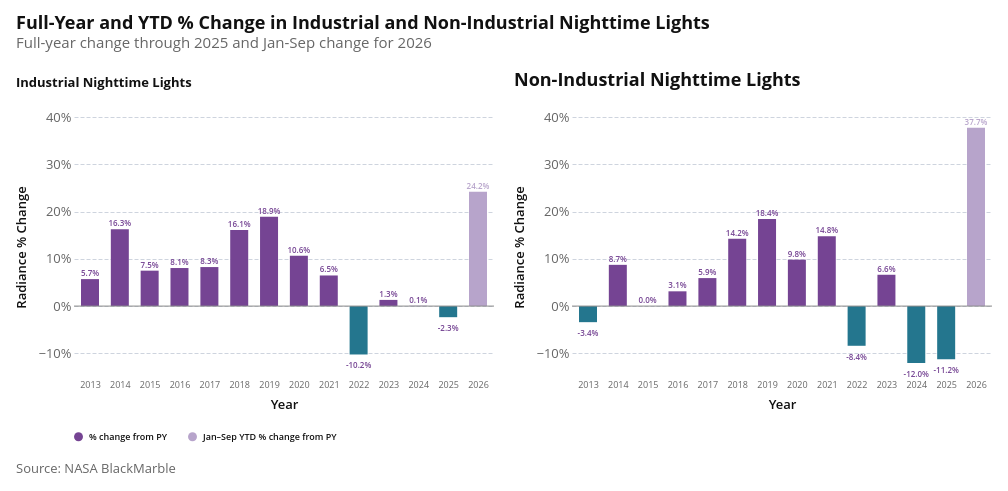

Write notebook code for a chart like this one.
### Markdown cell above
### 2.2 Full-Year and Year-to-Date % Change in Industrial vs Non-Industrial Areas

### Code cell
# Fig 2.2: Percentage Change in Industrial vs Non-Industrial Areas
REPORT_MAX_MONTH = max_month
ntl_corrected_report = prepare_ntl_corrected(ntl_monthly_adm0, REPORT_MAX_MONTH)
annual_ind_report = prepare_annual_yoy_with_partial(
    ntl_annual_adm0, ntl_corrected_report, "ntl_ind_5km_sum"
)
annual_noind_report = prepare_annual_yoy_with_partial(
    ntl_annual_adm0, ntl_corrected_report, "ntl_noind_5km_sum"
)


def annual_pct_chart_data(df, zone):
    full = (
        df[["year", "pct_change_full_year"]]
        .dropna()
        .query("year < @current_year")
        .rename(columns={"pct_change_full_year": "pct_change"})
        .assign(zone=zone, series="% change from PY")
    )
    partial = (
        df.loc[df["year"].eq(current_year), ["year", "pct_change_9months"]]
        .dropna()
        .rename(columns={"pct_change_9months": "pct_change"})
        .assign(zone=zone, series="Jan–Sep YTD % change from PY")
    )
    return pd.concat([full, partial], ignore_index=True).assign(
        label=lambda d: d["pct_change"].map(lambda v: f"{v:.1f}%"),
        sign=lambda d: np.where(d["pct_change"] >= 0, "increase", "decrease"),
    )


annual_industrial_chart_data = pd.concat(
    [
        annual_pct_chart_data(annual_ind_report, "Industrial Nighttime Lights"),
        annual_pct_chart_data(annual_noind_report, "Non-Industrial Nighttime Lights"),
    ],
    ignore_index=True,
)
write_ntl_sheet(annual_industrial_chart_data, "fig_2_2_ind_nonind_yoy")

annual_base = alt.Chart(
    annual_industrial_chart_data.assign(
        date=lambda d: pd.to_datetime(d["year"].astype(str), format="%Y")
    )
).encode(
    x=alt.X(
        "date:T",
        title="Year",
        axis=alt.Axis(
            format="%Y", labelFontSize=9, tickCount={"interval": "year", "step": 1}
        ),
        scale=alt.Scale(nice=False, padding=16),
    ),
    y=alt.Y(
        "pct_change:Q",
        title="Radiance % Change",
        axis=alt.Axis(labelExpr="format(datum.value, '~g') + '%'"),
    ),
    color=alt.Color(
        "series:N",
        title="",
        scale=alt.Scale(
            domain=["% change from PY", "Jan–Sep YTD % change from PY"],
            range=["#754493", "#B7A4CB"],
        ),
        legend=alt.Legend(labelFontSize=9, symbolSize=80),
    ),
    tooltip=[
        alt.Tooltip("zone:N", title="Series"),
        alt.Tooltip("year(date):T", title="Year", format="%Y"),
        alt.Tooltip("series:N", title="Measure"),
        alt.Tooltip("pct_change:Q", format="+.1f", title="% Change"),
    ],
)

bars = annual_base.mark_bar(size=18).encode(
    color=alt.condition(
        alt.datum.pct_change < 0,
        alt.value("#24768E"),
        alt.Color(
            "series:N",
            scale=alt.Scale(
                domain=["% change from PY", "Jan–Sep YTD % change from PY"],
                range=["#754493", "#B7A4CB"],
            ),
            legend=alt.Legend(labelFontSize=9, symbolSize=80),
        ),
    )
)
labels = annual_base.mark_text(
    fontSize=8, color="#666666", dy=alt.expr("datum.pct_change >= 0 ? -5 : 12")
).encode(text="label:N")
zero = (
    alt.Chart(pd.DataFrame({"zero": [0]})).mark_rule(color="#8A8A8A").encode(y="zero:Q")
)

ind_chart = (
    bars.transform_filter(alt.datum.zone == "Industrial Nighttime Lights")
    + labels.transform_filter(alt.datum.zone == "Industrial Nighttime Lights")
    + zero
).properties(
    width=420,
    height=260,
    title=alt.Title(text="Industrial Nighttime Lights", fontSize=13, anchor="start"),
)
noind_chart = (
    bars.transform_filter(alt.datum.zone == "Non-Industrial Nighttime Lights")
    + labels.transform_filter(alt.datum.zone == "Non-Industrial Nighttime Lights")
    + zero
).properties(
    width=420,
    height=260,
    title=alt.Title(text="Non-Industrial Nighttime Lights"),
)

chart = (
    alt.hconcat(ind_chart, noind_chart)
    .resolve_scale(y="shared")
    .properties(
        title=alt.Title(
            text="Full-Year and YTD % Change in Industrial and Non-Industrial Nighttime Lights",
            subtitle=f"Full-year change through {prev_year} and Jan-Sep change for {current_year}",
        )
    )
)
chart = az.add_caption(chart, "Source: NASA BlackMarble")
# chart.save(NTL_REPORT_DIR / "fig-2-2-industrial-nonindustrial-yoy.png", scale_factor=3)
chart

### Figure 1 — Vega-Lite specification as saved in the notebook (floating-point values rounded to 4 significant figures)
{"config": {"background": "white", "padding": 15, "mark": {"tooltip": true, "color": "#34A7F2"}, "point": {"filled": true, "size": 60, "stroke": "white", "strokeWidth": 1}, "circle": {"filled": true, "stroke": "white", "strokeWidth": 1}, "square": {"filled": true, "stroke": "white", "strokeWidth": 1}, "line": {"strokeWidth": 4, "strokeCap": "round", "strokeJoin": "round"}, "bar": {"cornerRadiusEnd": 0}, "text": {"font": "Open Sans, sans-serif", "fontSize": 13, "fontWeight": 600, "lineHeight": 16, "color": "#111111"}, "area": {"opacity": 0.7}, "arc": {"stroke": "white", "strokeWidth": 1}, "rect": {"stroke": "#8A969F", "strokeWidth": 0.5}, "geoshape": {"stroke": "#666666", "strokeWidth": 0.3, "strokeJoin": "round", "strokeCap": "round"}, "title": {"font": "Open Sans, sans-serif", "fontSize": 18, "fontWeight": 700, "lineHeight": 22, "color": "#111111", "anchor": "start", "offset": 21, "subtitleFont": "Open Sans, sans-serif", "subtitleFontSize": 15, "subtitleFontWeight": 400, "subtitleLineHeight": 18, "subtitleColor": "#666666", "subtitlePadding": 3}, "axis": {"domain": false, "grid": true, "gridColor": "#CED4DE", "gridDash": [4, 2], "gridWidth": 1, "labelFont": "Open Sans, sans-serif", "labelFontSize": 13, "labelFontWeight": 400, "labelColor": "#666666", "labelPadding": 3, "tickColor": "#CED4DE", "tickSize": 5, "tickCount": 5, "titleFont": "Open Sans, sans-serif", "titleFontSize": 13, "titleFontWeight": 600, "titleColor": "#111111", "titlePadding": 9}, "axisX": {"grid": false, "tickSize": 0, "labelAngle": 0}, "axisY": {"domain": false, "ticks": false, "gridColor": "#CED4DE", "gridDash": [4, 2], "gridWidth": 1}, "axisQuantitative": {"tickCount": 5}, "axisBand": {"labelPadding": 6, "tickSize": 0}, "axisTemporal": {"grid": false}, "legend": {"labelFont": "Open Sans, sans-serif", "labelFontSize": 13, "labelFontWeight": 600, "labelColor": "#111111", "titleFont": "Open Sans, sans-serif", "titleFontSize": 13, "titleFontWeight": 600, "titleColor": "#111111", "titlePadding": 3, "symbolSize": 196, "symbolStrokeWidth": 0, "padding": 0, "offset": 21, "columnPadding": 21, "rowPadding": 6, "labelOffset": 6, "orient": "bottom", "labelLimit": 200, "titleLimit": 400, "layout": {"bottom": {"direction": "vertical", "anchor": "start"}}}, "view": {"stroke": null, "continuousWidth": 600, "continuousHeight": 400}, "range": {"category": ["#34A7F2", "#FF9800", "#664AB6", "#4EC2C0", "#F3578E", "#081079", "#0C7C68", "#AA0000", "#DDDA21"], "diverging": ["#920000", "#BD6126", "#E3A763", "#EFEFEF", "#80BDE7", "#3587C3", "#025288"], "heatmap": ["#E3F6FD", "#75CCEC", "#089BD4", "#0169A1", "#023B6F"], "ordinal": ["#E3F6FD", "#75CCEC", "#089BD4", "#0169A1", "#023B6F"], "ramp": ["#E3F6FD", "#75CCEC", "#089BD4", "#0169A1", "#023B6F"]}, "scale": {"bandPaddingInner": 0.2, "bandPaddingOuter": 0.1, "pointPadding": 0.5}, "header": {"labelFont": "Open Sans, sans-serif", "labelFontSize": 13, "labelFontWeight": 600, "labelColor": "#111111", "titleFont": "Open Sans, sans-serif", "titleFontSize": 15, "titleFontWeight": 600, "titleColor": "#111111"}, "concat": {"spacing": 18}, "facet": {"spacing": 18}, "selection": {"point": {"on": "click", "clear": "dblclick"}, "interval": {"mark": {"fill": "#0071BC", "fillOpacity": 0.15, "stroke": "#0071BC", "strokeWidth": 1}}}}, "vconcat": [{"hconcat": [{"layer": [{"mark": {"type": "bar", "size": 18}, "encoding": {"color": {"condition": {"test": "(datum.pct_change < 0)", "value": "#24768E"}, "field": "series", "legend": {"labelFontSize": 9, "symbolSize": 80}, "scale": {"domain": ["% change from PY", "Jan–Sep YTD % change from PY"], "range": ["#754493", "#B7A4CB"]}, "type": "nominal"}, "tooltip": [{"field": "zone", "title": "Series", "type": "nominal"}, {"field": "date", "format": "%Y", "timeUnit": "year", "title": "Year", "type": "temporal"}, {"field": "series", "title": "Measure", "type": "nominal"}, {"field": "pct_change", "format": "+.1f", "title": "% Change", "type": "quantitative"}], "x": {"axis": {"format": "%Y", "labelFontSize": 9, "tickCount": {"interval": "year", "step": 1}}, "field": "date", "scale": {"nice": false, "padding": 16}, "title": "Year", "type": "temporal"}, "y": {"axis": {"labelExpr": "format(datum.value, '~g') + '%'"}, "field": "pct_change", "title": "Radiance % Change", "type": "quantitative"}}, "transform": [{"filter": "(datum.zone === 'Industrial Nighttime Lights')"}]}, {"mark": {"type": "text", "color": "#666666", "dy": {"expr": "datum.pct_change >= 0 ? -5 : 12"}, "fontSize": 8}, "encoding": {"color": {"field": "series", "legend": {"labelFontSize": 9, "symbolSize": 80}, "scale": {"domain": ["% change from PY", "Jan–Sep YTD % change from PY"], "range": ["#754493", "#B7A4CB"]}, "title": "", "type": "nominal"}, "text": {"field": "label", "type": "nominal"}, "tooltip": [{"field": "zone", "title": "Series", "type": "nominal"}, {"field": "date", "format": "%Y", "timeUnit": "year", "title": "Year", "type": "temporal"}, {"field": "series", "title": "Measure", "type": "nominal"}, {"field": "pct_change", "format": "+.1f", "title": "% Change", "type": "quantitative"}], "x": {"axis": {"format": "%Y", "labelFontSize": 9, "tickCount": {"interval": "year", "step": 1}}, "field": "date", "scale": {"nice": false, "padding": 16}, "title": "Year", "type": "temporal"}, "y": {"axis": {"labelExpr": "format(datum.value, '~g') + '%'"}, "field": "pct_change", "title": "Radiance % Change", "type": "quantitative"}}, "transform": [{"filter": "(datum.zone === 'Industrial Nighttime Lights')"}]}, {"data": {"name": "data-42990c68f268a11fa16682fcd3437a6f"}, "mark": {"type": "rule", "color": "#8A8A8A"}, "encoding": {"y": {"field": "zero", "type": "quantitative"}}}], "height": 260, "title": {"text": "Industrial Nighttime Lights", "anchor": "start", "fontSize": 13}, "width": 420}, {"layer": [{"mark": {"type": "bar", "size": 18}, "encoding": {"color": {"condition": {"test": "(datum.pct_change < 0)", "value": "#24768E"}, "field": "series", "legend": {"labelFontSize": 9, "symbolSize": 80}, "scale": {"domain": ["% change from PY", "Jan–Sep YTD % change from PY"], "range": ["#754493", "#B7A4CB"]}, "type": "nominal"}, "tooltip": [{"field": "zone", "title": "Series", "type": "nominal"}, {"field": "date", "format": "%Y", "timeUnit": "year", "title": "Year", "type": "temporal"}, {"field": "series", "title": "Measure", "type": "nominal"}, {"field": "pct_change", "format": "+.1f", "title": "% Change", "type": "quantitative"}], "x": {"axis": {"format": "%Y", "labelFontSize": 9, "tickCount": {"interval": "year", "step": 1}}, "field": "date", "scale": {"nice": false, "padding": 16}, "title": "Year", "type": "temporal"}, "y": {"axis": {"labelExpr": "format(datum.value, '~g') + '%'"}, "field": "pct_change", "title": "Radiance % Change", "type": "quantitative"}}, "transform": [{"filter": "(datum.zone === 'Non-Industrial Nighttime Lights')"}]}, {"mark": {"type": "text", "color": "#666666", "dy": {"expr": "datum.pct_change >= 0 ? -5 : 12"}, "fontSize": 8}, "encoding": {"color": {"field": "series", "legend": {"labelFontSize": 9, "symbolSize": 80}, "scale": {"domain": ["% change from PY", "Jan–Sep YTD % change from PY"], "range": ["#754493", "#B7A4CB"]}, "title": "", "type": "nominal"}, "text": {"field": "label", "type": "nominal"}, "tooltip": [{"field": "zone", "title": "Series", "type": "nominal"}, {"field": "date", "format": "%Y", "timeUnit": "year", "title": "Year", "type": "temporal"}, {"field": "series", "title": "Measure", "type": "nominal"}, {"field": "pct_change", "format": "+.1f", "title": "% Change", "type": "quantitative"}], "x": {"axis": {"format": "%Y", "labelFontSize": 9, "tickCount": {"interval": "year", "step": 1}}, "field": "date", "scale": {"nice": false, "padding": 16}, "title": "Year", "type": "temporal"}, "y": {"axis": {"labelExpr": "format(datum.value, '~g') + '%'"}, "field": "pct_change", "title": "Radiance % Change", "type": "quantitative"}}, "transform": [{"filter": "(datum.zone === 'Non-Industrial Nighttime Lights')"}]}, {"data": {"name": "data-42990c68f268a11fa16682fcd3437a6f"}, "mark": {"type": "rule", "color": "#8A8A8A"}, "encoding": {"y": {"field": "zero", "type": "quantitative"}}}], "height": 260, "title": {"text": "Non-Industrial Nighttime Lights"}, "width": 420}], "resolve": {"scale": {"y": "shared"}}, "title": {"text": "Full-Year and YTD % Change in Industrial and Non-Industrial Nighttime Lights", "subtitle": "Full-year change through 2025 and Jan-Sep change for 2026"}}], "data": {"name": "data-c89f93c08c63a9941cfe4e485907c54e"}, "title": {"text": "Source: NASA BlackMarble", "anchor": "start", "color": "#666666", "font": "Open Sans, sans-serif", "fontSize": 13, "fontWeight": 400, "lineHeight": 20, "offset": 21, "orient": "bottom"}, "$schema": "https://vega.github.io/schema/vega-lite/v6.1.0.json", "datasets": {"data-c89f93c08c63a9941cfe4e485907c54e": [{"year": 2013, "pct_change": 5.709, "zone": "Industrial Nighttime Lights", "series": "% change from PY", "label": "5.7%", "sign": "increase", "date": "2013-01-01T00:00:00"}, {"year": 2014, "pct_change": 16.26, "zone": "Industrial Nighttime Lights", "series": "% change from PY", "label": "16.3%", "sign": "increase", "date": "2014-01-01T00:00:00"}, {"year": 2015, "pct_change": 7.494, "zone": "Industrial Nighttime Lights", "series": "% change from PY", "label": "7.5%", "sign": "increase", "date": "2015-01-01T00:00:00"}, {"year": 2016, "pct_change": 8.052, "zone": "Industrial Nighttime Lights", "series": "% change from PY", "label": "8.1%", "sign": "increase", "date": "2016-01-01T00:00:00"}, {"year": 2017, "pct_change": 8.257, "zone": "Industrial Nighttime Lights", "series": "% change from PY", "label": "8.3%", "sign": "increase", "date": "2017-01-01T00:00:00"}, {"year": 2018, "pct_change": 16.11, "zone": "Industrial Nighttime Lights", "series": "% change from PY", "label": "16.1%", "sign": "increase", "date": "2018-01-01T00:00:00"}, {"year": 2019, "pct_change": 18.89, "zone": "Industrial Nighttime Lights", "series": "% change from PY", "label": "18.9%", "sign": "increase", "date": "2019-01-01T00:00:00"}, {"year": 2020, "pct_change": 10.63, "zone": "Industrial Nighttime Lights", "series": "% change from PY", "label": "10.6%", "sign": "increase", "date": "2020-01-01T00:00:00"}, {"year": 2021, "pct_change": 6.477, "zone": "Industrial Nighttime Lights", "series": "% change from PY", "label": "6.5%", "sign": "increase", "date": "2021-01-01T00:00:00"}, {"year": 2022, "pct_change": -10.24, "zone": "Industrial Nighttime Lights", "series": "% change from PY", "label": "-10.2%", "sign": "decrease", "date": "2022-01-01T00:00:00"}, {"year": 2023, "pct_change": 1.306, "zone": "Industrial Nighttime Lights", "series": "% change from PY", "label": "1.3%", "sign": "increase", "date": "2023-01-01T00:00:00"}, {"year": 2024, "pct_change": 0.05826, "zone": "Industrial Nighttime Lights", "series": "% change from PY", "label": "0.1%", "sign": "increase", "date": "2024-01-01T00:00:00"}, {"year": 2025, "pct_change": -2.347, "zone": "Industrial Nighttime Lights", "series": "% change from PY", "label": "-2.3%", "sign": "decrease", "date": "2025-01-01T00:00:00"}, {"year": 2026, "pct_change": 24.18, "zone": "Industrial Nighttime Lights", "series": "Jan–Sep YTD % change from PY", "label": "24.2%", "sign": "increase", "date": "2026-01-01T00:00:00"}, {"year": 2013, "pct_change": -3.401, "zone": "Non-Industrial Nighttime Lights", "series": "% change from PY", "label": "-3.4%", "sign": "decrease", "date": "2013-01-01T00:00:00"}, {"year": 2014, "pct_change": 8.727, "zone": "Non-Industrial Nighttime Lights", "series": "% change from PY", "label": "8.7%", "sign": "increase", "date": "2014-01-01T00:00:00"}, {"year": 2015, "pct_change": 0.003451, "zone": "Non-Industrial Nighttime Lights", "series": "% change from PY", "label": "0.0%", "sign": "increase", "date": "2015-01-01T00:00:00"}, {"year": 2016, "pct_change": 3.125, "zone": "Non-Industrial Nighttime Lights", "series": "% change from PY", "label": "3.1%", "sign": "increase", "date": "2016-01-01T00:00:00"}, {"year": 2017, "pct_change": 5.922, "zone": "Non-Industrial Nighttime Lights", "series": "% change from PY", "label": "5.9%", "sign": "increase", "date": "2017-01-01T00:00:00"}, {"year": 2018, "pct_change": 14.23, "zone": "Non-Industrial Nighttime Lights", "series": "% change from PY", "label": "14.2%", "sign": "increase", "date": "2018-01-01T00:00:00"}, {"year": 2019, "pct_change": 18.44, "zone": "Non-Industrial Nighttime Lights", "series": "% change from PY", "label": "18.4%", "sign": "increase", "date": "2019-01-01T00:00:00"}, {"year": 2020, "pct_change": 9.82, "zone": "Non-Industrial Nighttime Lights", "series": "% change from PY", "label": "9.8%", "sign": "increase", "date": "2020-01-01T00:00:00"}, {"year": 2021, "pct_change": 14.78, "zone": "Non-Industrial Nighttime Lights", "series": "% change from PY", "label": "14.8%", "sign": "increase", "date": "2021-01-01T00:00:00"}, {"year": 2022, "pct_change": -8.396, "zone": "Non-Industrial Nighttime Lights", "series": "% change from PY", "label": "-8.4%", "sign": "decrease", "date": "2022-01-01T00:00:00"}, {"year": 2023, "pct_change": 6.627, "zone": "Non-Industrial Nighttime Lights", "series": "% change from PY", "label": "6.6%", "sign": "increase", "date": "2023-01-01T00:00:00"}, {"year": 2024, "pct_change": -12.05, "zone": "Non-Industrial Nighttime Lights", "series": "% change from PY", "label": "-12.0%", "sign": "decrease", "date": "2024-01-01T00:00:00"}, {"year": 2025, "pct_change": -11.22, "zone": "Non-Industrial Nighttime Lights", "series": "% change from PY", "label": "-11.2%", "sign": "decrease", "date": "2025-01-01T00:00:00"}, {"year": 2026, "pct_change": 37.72, "zone": "Non-Industrial Nighttime Lights", "series": "Jan–Sep YTD % change from PY", "label": "37.7%", "sign": "increase", "date": "2026-01-01T00:00:00"}], "data-42990c68f268a11fa16682fcd3437a6f": [{"zero": 0}]}}
